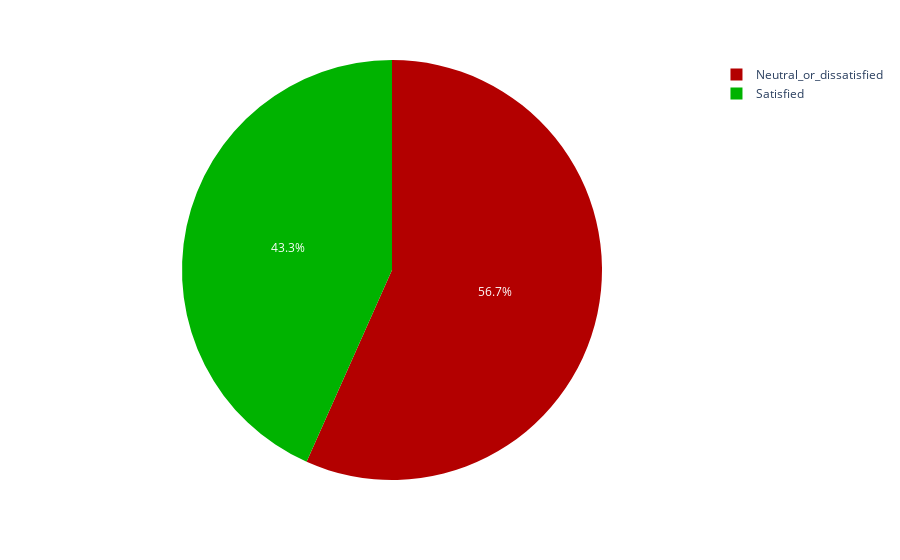

This figure's notebook cell:
### Code cell
pie_satisfaction = px.pie(data.satisfaction.value_counts(), values='satisfaction', 
    names=["Neutral_or_dissatisfied", "Satisfied"], color_discrete_sequence= ['#b30000','#00b300'])
pie_satisfaction.show()

### Figure 1 — Plotly figure (JSON) as saved in the notebook; plotly's stock layout.template omitted (floating-point values rounded to 4 significant figures)
{"data": [{"domain": {"x": [0, 1], "y": [0, 1]}, "hovertemplate": "label=%{label}<br>satisfaction=%{value}<extra></extra>", "labels": ["Neutral_or_dissatisfied", "Satisfied"], "legendgroup": "", "name": "", "showlegend": true, "type": "pie", "values": [58879, 45025]}], "layout": {"legend": {"tracegroupgap": 0}, "margin": {"t": 60}, "piecolorway": ["#b30000", "#00b300"]}}
